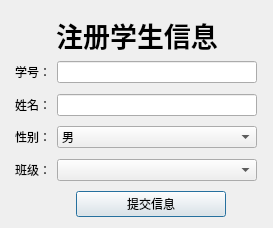
<?xml version="1.0" encoding="UTF-8"?>
<ui version="4.0">
 <class>SignUpDialog</class>
 <widget class="QDialog" name="SignUpDialog">
  <property name="geometry">
   <rect>
    <x>0</x>
    <y>0</y>
    <width>273</width>
    <height>228</height>
   </rect>
  </property>
  <property name="minimumSize">
   <size>
    <width>0</width>
    <height>0</height>
   </size>
  </property>
  <property name="maximumSize">
   <size>
    <width>16777215</width>
    <height>16777215</height>
   </size>
  </property>
  <property name="windowTitle">
   <string>TechingRoom-学生信息注册</string>
  </property>
  <layout class="QGridLayout" name="gridLayout">
   <item row="0" column="0">
    <layout class="QVBoxLayout" name="verticalLayout">
     <item>
      <spacer name="verticalSpacer_5">
       <property name="orientation">
        <enum>Qt::Vertical</enum>
       </property>
       <property name="sizeHint" stdset="0">
        <size>
         <width>20</width>
         <height>40</height>
        </size>
       </property>
      </spacer>
     </item>
     <item>
      <layout class="QHBoxLayout" name="horizontalLayout">
       <item>
        <spacer name="horizontalSpacer_12">
         <property name="orientation">
          <enum>Qt::Horizontal</enum>
         </property>
         <property name="sizeHint" stdset="0">
          <size>
           <width>40</width>
           <height>20</height>
          </size>
         </property>
        </spacer>
       </item>
       <item>
        <widget class="QLabel" name="label">
         <property name="text">
          <string>&lt;!DOCTYPE HTML PUBLIC &quot;-//W3C//DTD HTML 4.0//EN&quot; &quot;http://www.w3.org/TR/REC-html40/strict.dtd&quot;&gt;
&lt;html&gt;&lt;head&gt;&lt;meta name=&quot;qrichtext&quot; content=&quot;1&quot; /&gt;&lt;style type=&quot;text/css&quot;&gt;
p, li { white-space: pre-wrap; }
&lt;/style&gt;&lt;/head&gt;&lt;body style=&quot; font-family:'MS Shell Dlg 2'; font-size:8.25pt; font-weight:400; font-style:normal;&quot;&gt;
&lt;p align=&quot;center&quot; style=&quot; margin-top:0px; margin-bottom:0px; margin-left:0px; margin-right:0px; -qt-block-indent:0; text-indent:0px;&quot;&gt;&lt;span style=&quot; font-size:20pt; font-weight:600;&quot;&gt;注册学生信息&lt;/span&gt;&lt;/p&gt;&lt;/body&gt;&lt;/html&gt;</string>
         </property>
        </widget>
       </item>
       <item>
        <spacer name="horizontalSpacer_11">
         <property name="orientation">
          <enum>Qt::Horizontal</enum>
         </property>
         <property name="sizeHint" stdset="0">
          <size>
           <width>40</width>
           <height>20</height>
          </size>
         </property>
        </spacer>
       </item>
      </layout>
     </item>
     <item>
      <layout class="QHBoxLayout" name="horizontalLayout_2">
       <item>
        <spacer name="horizontalSpacer_2">
         <property name="orientation">
          <enum>Qt::Horizontal</enum>
         </property>
         <property name="sizeHint" stdset="0">
          <size>
           <width>40</width>
           <height>20</height>
          </size>
         </property>
        </spacer>
       </item>
       <item>
        <widget class="QLabel" name="label_2">
         <property name="text">
          <string>学号：</string>
         </property>
        </widget>
       </item>
       <item>
        <widget class="QLineEdit" name="studentIDTxt">
         <property name="minimumSize">
          <size>
           <width>200</width>
           <height>0</height>
          </size>
         </property>
         <property name="maximumSize">
          <size>
           <width>200</width>
           <height>16777215</height>
          </size>
         </property>
        </widget>
       </item>
       <item>
        <spacer name="horizontalSpacer">
         <property name="orientation">
          <enum>Qt::Horizontal</enum>
         </property>
         <property name="sizeHint" stdset="0">
          <size>
           <width>40</width>
           <height>20</height>
          </size>
         </property>
        </spacer>
       </item>
      </layout>
     </item>
     <item>
      <spacer name="verticalSpacer_4">
       <property name="orientation">
        <enum>Qt::Vertical</enum>
       </property>
       <property name="sizeHint" stdset="0">
        <size>
         <width>20</width>
         <height>40</height>
        </size>
       </property>
      </spacer>
     </item>
     <item>
      <layout class="QHBoxLayout" name="horizontalLayout_3">
       <item>
        <spacer name="horizontalSpacer_3">
         <property name="orientation">
          <enum>Qt::Horizontal</enum>
         </property>
         <property name="sizeHint" stdset="0">
          <size>
           <width>40</width>
           <height>20</height>
          </size>
         </property>
        </spacer>
       </item>
       <item>
        <widget class="QLabel" name="label_3">
         <property name="text">
          <string>姓名：</string>
         </property>
        </widget>
       </item>
       <item>
        <widget class="QLineEdit" name="studentnameTxt">
         <property name="minimumSize">
          <size>
           <width>200</width>
           <height>0</height>
          </size>
         </property>
         <property name="maximumSize">
          <size>
           <width>200</width>
           <height>16777215</height>
          </size>
         </property>
        </widget>
       </item>
       <item>
        <spacer name="horizontalSpacer_4">
         <property name="orientation">
          <enum>Qt::Horizontal</enum>
         </property>
         <property name="sizeHint" stdset="0">
          <size>
           <width>40</width>
           <height>20</height>
          </size>
         </property>
        </spacer>
       </item>
      </layout>
     </item>
     <item>
      <spacer name="verticalSpacer_3">
       <property name="orientation">
        <enum>Qt::Vertical</enum>
       </property>
       <property name="sizeHint" stdset="0">
        <size>
         <width>20</width>
         <height>40</height>
        </size>
       </property>
      </spacer>
     </item>
     <item>
      <layout class="QHBoxLayout" name="horizontalLayout_4">
       <item>
        <spacer name="horizontalSpacer_5">
         <property name="orientation">
          <enum>Qt::Horizontal</enum>
         </property>
         <property name="sizeHint" stdset="0">
          <size>
           <width>40</width>
           <height>20</height>
          </size>
         </property>
        </spacer>
       </item>
       <item>
        <widget class="QLabel" name="label_5">
         <property name="text">
          <string>性别：</string>
         </property>
        </widget>
       </item>
       <item>
        <widget class="QComboBox" name="sex">
         <property name="minimumSize">
          <size>
           <width>200</width>
           <height>0</height>
          </size>
         </property>
         <property name="maximumSize">
          <size>
           <width>200</width>
           <height>16777215</height>
          </size>
         </property>
         <item>
          <property name="text">
           <string>男</string>
          </property>
         </item>
         <item>
          <property name="text">
           <string>女</string>
          </property>
         </item>
        </widget>
       </item>
       <item>
        <spacer name="horizontalSpacer_6">
         <property name="orientation">
          <enum>Qt::Horizontal</enum>
         </property>
         <property name="sizeHint" stdset="0">
          <size>
           <width>40</width>
           <height>20</height>
          </size>
         </property>
        </spacer>
       </item>
      </layout>
     </item>
     <item>
      <spacer name="verticalSpacer_2">
       <property name="orientation">
        <enum>Qt::Vertical</enum>
       </property>
       <property name="sizeHint" stdset="0">
        <size>
         <width>20</width>
         <height>40</height>
        </size>
       </property>
      </spacer>
     </item>
     <item>
      <layout class="QHBoxLayout" name="horizontalLayout_5">
       <item>
        <spacer name="horizontalSpacer_8">
         <property name="orientation">
          <enum>Qt::Horizontal</enum>
         </property>
         <property name="sizeHint" stdset="0">
          <size>
           <width>40</width>
           <height>20</height>
          </size>
         </property>
        </spacer>
       </item>
       <item>
        <widget class="QLabel" name="label_4">
         <property name="text">
          <string>班级：</string>
         </property>
        </widget>
       </item>
       <item>
        <widget class="QComboBox" name="classBox">
         <property name="minimumSize">
          <size>
           <width>200</width>
           <height>0</height>
          </size>
         </property>
         <property name="maximumSize">
          <size>
           <width>200</width>
           <height>16777215</height>
          </size>
         </property>
        </widget>
       </item>
       <item>
        <spacer name="horizontalSpacer_7">
         <property name="orientation">
          <enum>Qt::Horizontal</enum>
         </property>
         <property name="sizeHint" stdset="0">
          <size>
           <width>40</width>
           <height>20</height>
          </size>
         </property>
        </spacer>
       </item>
      </layout>
     </item>
     <item>
      <spacer name="verticalSpacer">
       <property name="orientation">
        <enum>Qt::Vertical</enum>
       </property>
       <property name="sizeHint" stdset="0">
        <size>
         <width>20</width>
         <height>40</height>
        </size>
       </property>
      </spacer>
     </item>
     <item>
      <layout class="QHBoxLayout" name="horizontalLayout_6">
       <item>
        <spacer name="horizontalSpacer_10">
         <property name="orientation">
          <enum>Qt::Horizontal</enum>
         </property>
         <property name="sizeHint" stdset="0">
          <size>
           <width>70</width>
           <height>20</height>
          </size>
         </property>
        </spacer>
       </item>
       <item>
        <widget class="QPushButton" name="submitInfoBtn">
         <property name="minimumSize">
          <size>
           <width>150</width>
           <height>0</height>
          </size>
         </property>
         <property name="maximumSize">
          <size>
           <width>150</width>
           <height>16777215</height>
          </size>
         </property>
         <property name="text">
          <string>提交信息</string>
         </property>
        </widget>
       </item>
       <item>
        <spacer name="horizontalSpacer_9">
         <property name="orientation">
          <enum>Qt::Horizontal</enum>
         </property>
         <property name="sizeHint" stdset="0">
          <size>
           <width>40</width>
           <height>20</height>
          </size>
         </property>
        </spacer>
       </item>
      </layout>
     </item>
    </layout>
   </item>
  </layout>
 </widget>
 <resources/>
 <connections/>
</ui>
